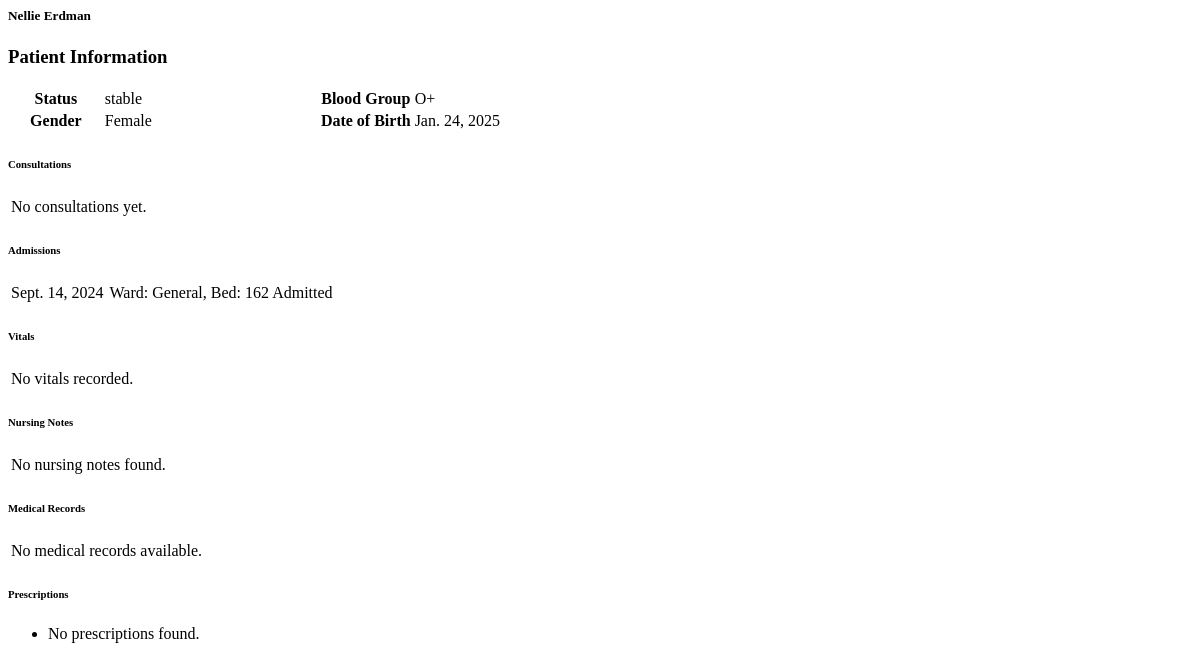
Page /patient-history/3/ on the earlier database version.
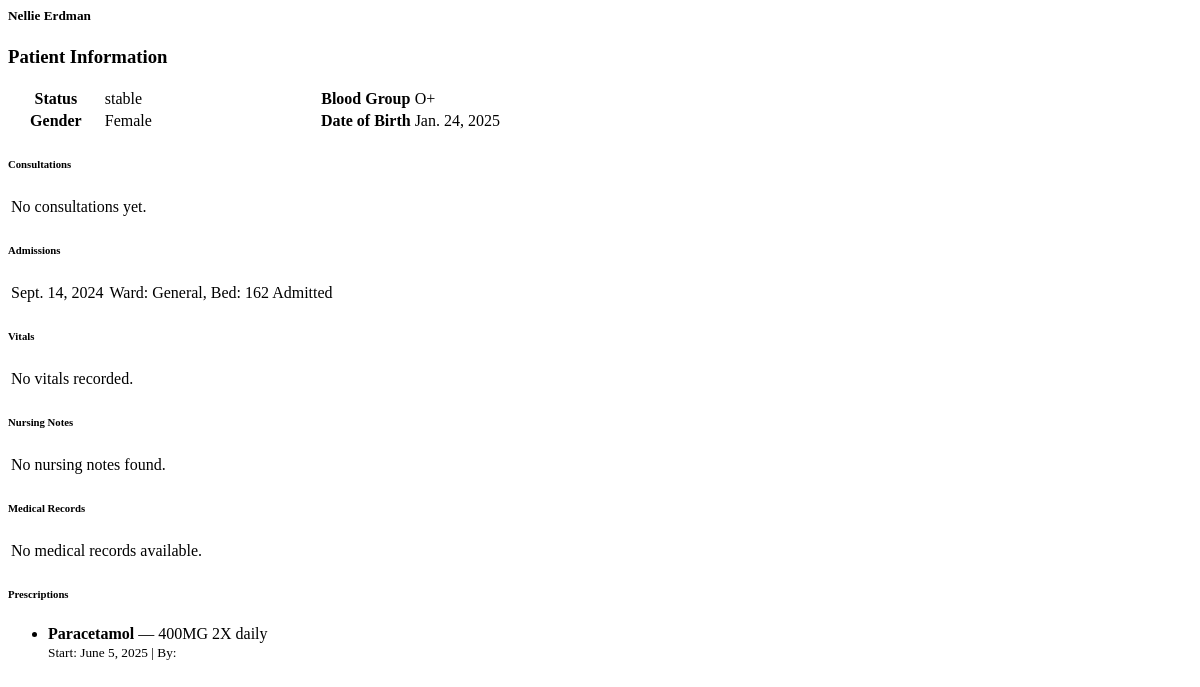
Same page on the later database version.
### hospapp/models.py (models this page shows, shortened)
class Patient(models.Model):
    BLOOD_GROUP_CHOICES = [
        ('A+', 'A+'), ('A-', 'A-'),
        ('B+', 'B+'), ('B-', 'B-'),
        ('AB+', 'AB+'), ('AB-', 'AB-'),
        ('O+', 'O+'), ('O-', 'O-'),
    ]
    STATUS_CHOICES = [
        ('critical', 'Critical'),
        ('recovered', 'Recovered'),
        ('stable', 'Stable'),
    ]
    address = models.TextField()
    blood_group = models.CharField(max_length=3, choices=BLOOD_GROUP_CHOICES, default='O+')
    date_of_birth = models.DateField()
    date_registered = models.DateTimeField(auto_now_add=True)
    email = models.EmailField(blank=True, null=True)
    first_time = models.CharField(max_length=20, blank=True)
    full_name = models.CharField(max_length=200)
    gender = models.CharField(max_length=10)  # Added max_length
    id_number = models.CharField(max_length=100, blank=True)
    id_type = models.CharField(max_length=20, blank=True)
    marital_status = models.CharField(max_length=20)
    nationality = models.CharField(max_length=50)
    phone = models.CharField(max_length=15)
    photo = models.ImageField(upload_to='patient_photos/', blank=True, null=True)
    state_of_origin = models.CharField(max_length=50, blank=True)
    next_of_kin_name = models.CharField(max_length=100)
    next_of_kin_phone = models.CharField(max_length=15)
    bed = models.ForeignKey(Bed, null=True, blank=True, on_delete=models.SET_NULL)
    diagnosis = models.TextField(blank=True, null=True)
    is_inpatient = models.BooleanField(default=False)
    medication = models.TextField(blank=True, null=True)
    notes = models.TextField(blank=True, null=True)
    referred_by = models.CharField(max_length=100, blank=True, null=True)
    status = models.CharField(max_length=20, choices=STATUS_CHOICES, default='stable')
    ward = models.ForeignKey(Ward, null=True, blank=True, on_delete=models.SET_NULL)

class Admission(models.Model):
    STATUS_CHOICES = [
        ('Admitted', 'Admitted'),
        ('Discharged', 'Discharged'),
    ]
    admission_date = models.DateField(default=timezone.now)
    admitted_by = models.CharField(max_length=100, blank=True, null=True)
    admitted_on = models.DateField(default=date.today)
    bed = models.ForeignKey(Bed, on_delete=models.SET_NULL, null=True)
    discharge_date = models.DateField(blank=True, null=True)
    discharge_notes = models.TextField(blank=True, null=True)
    discharged_by = models.CharField(max_length=100, blank=True, null=True)
    doctor_assigned = models.CharField(max_length=100)
    patient = models.ForeignKey(Patient, on_delete=models.CASCADE)
    status = models.CharField(max_length=20, choices=STATUS_CHOICES, default='Admitted')
    time = models.TimeField(auto_now_add=True)
    ward = models.ForeignKey(Ward, on_delete=models.SET_NULL, null=True)

class Ward(models.Model):
    name = models.CharField(max_length=100, unique=True)

class Bed(models.Model):
    is_occupied = models.BooleanField(default=False)
    number = models.CharField(max_length=20)
    ward = models.ForeignKey('Ward', on_delete=models.CASCADE, related_name='beds')

class Prescription(models.Model):
    created_at = models.DateTimeField(auto_now_add=True)
    instructions = models.TextField()
    medication = models.CharField(max_length=200)
    patient = models.ForeignKey(Patient, on_delete=models.CASCADE, related_name='prescriptions')
    prescribed_by = models.ForeignKey(User, on_delete=models.SET_NULL, null=True)
    start_date = models.DateField()

### hospapp/views.py (the view)
# urls.py: path('patient-history/<int:patient_id>/', views.patient_history_ajax, name='patient_history_ajax'),
@csrf_exempt
def patient_history_ajax(request, patient_id):
    patient = get_object_or_404(Patient, id=patient_id)
    consultations = patient.consultations.order_by('-created_at')[:5]
    admissions = patient.admission_set.order_by('-admission_date')[:5]
    vitals = patient.vitals_set.order_by('-recorded_at')[:5]
    notes = patient.nursing_notes.order_by('-note_datetime')[:5]
    records = patient.medical_records.order_by('-record_date')[:5]
    prescriptions = patient.prescriptions.order_by('-created_at')[:5]
    return render(request, 'doctors/history.html', {
        'patient': patient,
        'consultations': consultations,
        'admissions': admissions,
        'vitals': vitals,
        'nursing_notes': notes,
        'medical_records': records,
        'prescriptions': prescriptions,
    })

### hospapp/templates/doctors/history.html (shortened to what this page needs)
<div class="container-fluid">
  <div class="row mb-3">
    <div class="col-12">
      <div class="callout callout-info">
        <h5 class="text-primary">{{ patient.full_name }}</h5>
      </div>
    </div>
  </div>
  <div class="card card-outline card-primary mb-3 shadow-sm">
    <div class="card-header">
      <h3 class="card-title font-weight-bold">Patient Information</h3>
    </div>
    <div class="card-body p-0">
      <table class="table table-sm table-bordered text-sm mb-0">
        <tbody>
          <tr>
            <th class="bg-light" style="width:15%">Status</th>
            <td style="width:35%">
              {% if patient.status|lower == 'active' %}
                <span class="badge badge-success"><i class="fas fa-check-circle mr-1"></i>{{ patient.status }}</span>
              {% else %}
                <span class="badge badge-secondary">{{ patient.status }}</span>
              {% endif %}
            </td>
            <th class="bg-light" style="width:15%">Blood Group</th>
            <td style="width:35%"><span class="badge badge-danger">{{ patient.blood_group }}</span></td>
          </tr>
          <tr>
            <th class="bg-light">Gender</th>
            <td>
              {{ patient.gender }}
            </td>
            <th class="bg-light">Date of Birth</th>
            <td>{{ patient.date_of_birth }}</td>
          </tr>
        </tbody>
      </table>
    </div>
  </div>
  <div class="row">
    <div class="col-md-6">
      <div class="card card-outline card-primary mb-3 shadow-sm">
        <div class="card-header bg-primary py-2">
          <h6 class="m-0 font-weight-bold text-white"> Consultations</h6>
        </div>
        <div class="card-body p-0">
          <table class="table table-sm table-hover mb-0 text-sm">
            <tbody>
              {% for c in consultations %}
              <tr>
                <td style="width:30%" class="text-bold text-primary">
                  <i class="far fa-calendar mr-1"></i>{{ c.created_at|date:"M d, Y" }}
                </td>
                <td><i class="fas fa-comment-medical text-muted mr-1"></i>{{ c.diagnosis_summary|truncatechars:60 }}</td>
              </tr>
              {% empty %}
              <tr>
                <td colspan="2" class="text-center text-muted py-3">
                   No consultations yet.
                </td>
              </tr>
              {% endfor %}
            </tbody>
          </table>
        </div>
      </div>
    </div>
    <div class="col-md-6">
      <div class="card card-outline card-success mb-3 shadow-sm">
        <div class="card-header bg-success py-2">
          <h6 class="m-0 font-weight-bold text-white"> Admissions</h6>
        </div>
        <div class="card-body p-0">
          <table class="table table-sm table-hover mb-0 text-sm">
            <tbody>
              {% for a in admissions %}
              <tr>
                <td style="width:30%" class="text-bold text-success">
                  {{ a.admission_date }}
                </td>
                <td>
                  Ward: {{ a.ward.name }},
                  Bed: {{ a.bed.number }}
                  {% if a.status|lower == 'discharged' %}
                    <span class="badge badge-secondary float-right"><i class="fas fa-sign-out-alt mr-1"></i>{{ a.status }}</span>
                  {% else %}
                    <span class="badge badge-info float-right">{{ a.status }}</span>
                  {% endif %}
                </td>
              </tr>
              {% empty %}
              <tr>
                <td colspan="2" class="text-center text-muted py-3">
                  <i class="fas fa-info-circle mr-1"></i> No admissions found.
                </td>
              </tr>
              {% endfor %}
            </tbody>
          </table>
        </div>
      </div>
    </div>
    <div class="col-md-6">
      <div class="card card-outline card-info mb-3 shadow-sm">
        <div class="card-header bg-info py-2">
          <h6 class="m-0 font-weight-bold text-white"> Vitals</h6>
        </div>
        <div class="card-body p-0">
          <table class="table table-sm table-hover mb-0 text-sm">
            <tbody>
              {% for v in vitals %}
              <tr>
                <td style="width:40%" class="text-bold text-info">
                  <i class="far fa-clock mr-1"></i>{{ v.recorded_at|date:"M d, Y H:i" }}
                </td>
                <td>
                  <span class="mr-2"><i class="fas fa-thermometer-half text-danger mr-1"></i>{{ v.temperature }}°C</span>
                  <span class="mr-2"><i class="fas fa-tachometer-alt text-primary mr-1"></i>BP: {{ v.blood_pressure }}</span>
                  <span><i class="fas fa-heartbeat text-success mr-1"></i>{{ v.pulse }} bpm</span>
                </td>
              </tr>
              {% empty %}
              <tr>
                <td colspan="2" class="text-center text-muted py-3">
                   No vitals recorded.
                </td>
              </tr>
              {% endfor %}
            </tbody>
          </table>
        </div>
      </div>
    </div>
    <div class="col-md-6">
      <div class="card card-outline card-warning mb-3 shadow-sm">
        <div class="card-header bg-warning py-2">
          <h6 class="m-0 font-weight-bold text-white"> Nursing Notes</h6>
        </div>
        <div class="card-body p-0">
          <table class="table table-sm table-hover mb-0 text-sm">
            <tbody>
              {% for n in nursing_notes %}
              <tr>
                <td style="width:40%" class="text-bold text-warning">
                  <i class="far fa-clock mr-1"></i>{{ n.note_datetime|date:"M d, Y H:i" }}
                  <br>
                  <small class="badge badge-light">{{ n.note_type|title }}</small>
                </td>
                <td>
                  <i class="fas fa-quote-left text-muted mr-1 fa-xs"></i>
                  {{ n.notes|truncatechars:60 }}
                  <i class="fas fa-quote-right text-muted ml-1 fa-xs"></i>
                </td>
              </tr>
              {% empty %}
              <tr>
                <td colspan="2" class="text-center text-muted py-3">
                   No nursing notes found.
                </td>
              </tr>
              {% endfor %}
            </tbody>
          </table>
        </div>
      </div>
    </div>
    <div class="col-md-12">
      <div class="card card-outline card-secondary mb-3 shadow-sm">
        <div class="card-header bg-secondary py-2">
          <h6 class="m-0 font-weight-bold text-white"> Medical Records</h6>
        </div>
        <div class="card-body p-0">
          <table class="table table-sm table-hover mb-0 text-sm">
            <tbody>
              {% for r in medical_records %}
              <tr>
                <td style="width:20%" class="text-bold">
                  <i class="far fa-calendar-alt mr-1"></i>{{ r.record_date }}
                </td>
                <td><i class="fas fa-file-medical-alt text-muted mr-1"></i>{{ r.description|truncatechars:80 }}</td>
                <td style="width:20%" class="text-right">
                  <small class="text-muted"><i class="fas fa-user-md mr-1"></i>{{ r.created_by }}</small>
                </td>
              </tr>
              {% empty %}
              <tr>
                <td colspan="3" class="text-center text-muted py-3">
                   No medical records available.
                </td>
              </tr>
              {% endfor %}
            </tbody>
          </table>
        </div>
      </div>
    </div>
  </div>
</div>
<h6 class="text-success">Prescriptions</h6>
<ul class="list-group mb-3">
    {% for p in prescriptions %}
        <li class="list-group-item">
            <strong>{{ p.medication }}</strong> — {{ p.instructions|truncatechars:80 }}<br>
            <small class="text-muted">
                Start: {{ p.start_date }} | By: {{ p.prescribed_by.get_full_name }}
            </small>
        </li>
    {% empty %}
        <li class="list-group-item text-muted">No prescriptions found.</li>
    {% endfor %}
</ul>

Differences in the rows shown:
added Prescription: medication "Paracetamol", instructions "400MG 2X daily", start_date "June 5, 2025"
Other differences:
text no longer shown: "No prescriptions found."
